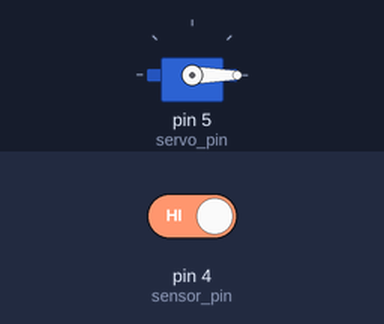
Recording of a sketch running on a simulated Arduino Uno, built with avr-gcc and run on an emulated ATmega328P. On the bench: servo. Inputs (shaded band) come from the test bench; at power-on: pin 4 (sensor_pin) HIGH.

Above: at 1.2 s.
1.3 s: pin 4 (sensor_pin) driven LOW
At 2.2 s:
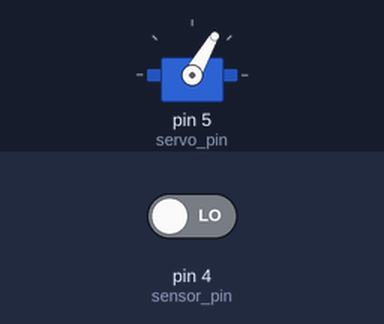
4.3 s: pin 4 (sensor_pin) driven HIGH
At 4.7 s:
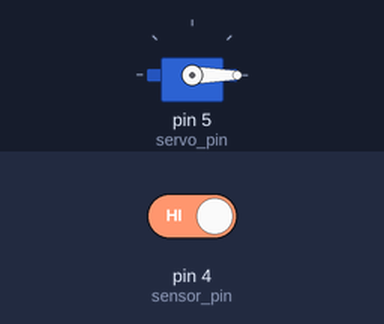
Timing chart, 0 to 7.3 s (numbered marks = the images above; inputs shaded):
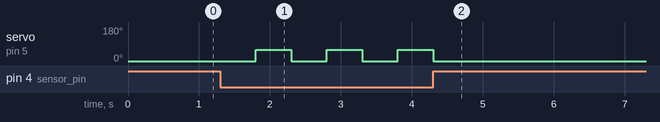

Measured:
- after the input at 1.3 s, servo on pin 5 (servo_pin): alternates 60° for 0.50 s and 0° for 0.50 s, starting after 0.50 s
- after the input at 4.3 s, servo on pin 5 (servo_pin): goes on until 4.3 s, then stays 0°

The sketch:

Automatic_Soap_Dispenser_2.0.ino
```cpp
/*
 * Automatic Hand Soap Dispenser
 * Version 2
 * Created: 4/2/2021
 * Author: Neil Lukowski
 *
 * Version  2.0 - Abandoned dispense loop in favor of repeated activations when proximity detected
 * Revision 1.2 - Called the function when HIGH value is detected by sensor
 * Version  1.1 - Added: code sample from Elegoo 37 in 1 Sensor Kit Tutorial Lesson 25
 *                which reads values from Obstacle Avoidance Sensor and lights LED
 *                when a HIGH value is detected
 *                Removed: Testing code that required serial input to trigger dispense()
 * Version  1.0 - Code that read serial input looking for "k" to trigger a dispense()function
 *                which rotates a servo 3 times simulating a soap dispense action
 */

#include <Servo.h>
Servo serv;
int sensor_pin = 4;
int servo_pin =5;
int val;

//#include "SR04.h"    code commented out is for testing or no longer used
//#define TRIG_PIN 12
//#define ECHO_PIN 11
//const int ledpin = 2;
//SR04 sr04 = SR04(ECHO_PIN, TRIG_PIN);
//int pos;
//long a;
//int Led=13;       //define LED port
//int buttonpin=3; //define switch port
//int val;      //define digital variable val
//int disp;

//int dispense(){
//  for( int i = 0; i<=3; i++){
//        Serial.println("Going to 0");     // Printing angle to the Serial monitor for testing
//        serv.write(0);                    // Moving the servo to 0 degrees
//        delay(250);

//        Serial.println("Going to 90");
//        serv.write(90);                   // Moving the servo to 90 degrees
//        delay(250);
//  }
//  return 1;
//}

void setup() {
  pinMode(sensor_pin,INPUT);
  serv.attach(servo_pin);
// serv.attach(9);
//  Serial.begin(9600);
//  delay(100);
//  pinMode(Led,OUTPUT);//define LED as a output port
//  pinMode(buttonpin,INPUT);//define switch as a output port
}

void loop() {
{ val = digitalRead(sensor_pin);

    if(val==0)
      {
        serv.attach(servo_pin);
        serv.write(0);
        delay(500);
        serv.write(60);
        delay(500);
      }

    if (val==1)
     {
      serv.write(0);
      serv.detach();
    }
}

}
```
